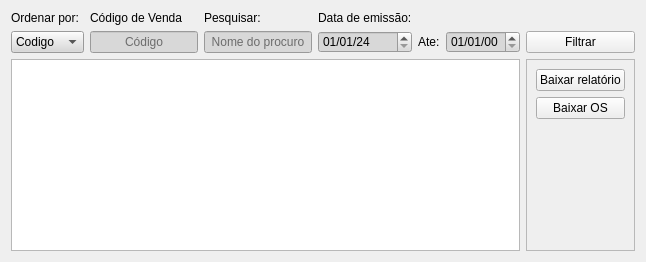
               <widget class="QWidget" name="tab_7">
                <attribute name="title">
                 <string>Relatório de Venda</string>
                </attribute>
                <layout class="QGridLayout" name="gridLayout_17">
                 <item row="0" column="3">
                  <widget class="QLabel" name="label_27">
                   <property name="text">
                    <string>Data de emissão:</string>
                   </property>
                  </widget>
                 </item>
                 <item row="2" column="3">
                  <widget class="QDateEdit" name="dateEdit_5">
                   <property name="styleSheet">
                    <string notr="true">background-color: rgb(216, 216, 216);</string>
                   </property>
                   <property name="dateTime">
                    <datetime>
                     <hour>0</hour>
                     <minute>0</minute>
                     <second>0</second>
                     <year>2024</year>
                     <month>1</month>
                     <day>1</day>
                    </datetime>
                   </property>
                   <property name="displayFormat">
                    <string>dd/MM/yy</string>
                   </property>
                  </widget>
                 </item>
                 <item row="0" column="2">
                  <widget class="QLabel" name="label_26">
                   <property name="text">
                    <string>Pesquisar:</string>
                   </property>
                  </widget>
                 </item>
                 <item row="2" column="4">
                  <widget class="QLabel" name="label_44">
                   <property name="text">
                    <string>Ate:</string>
                   </property>
                  </widget>
                 </item>
                 <item row="2" column="6">
                  <widget class="QPushButton" name="pushButton_16">
                   <property name="text">
                    <string>Filtrar</string>
                   </property>
                  </widget>
                 </item>
                 <item row="0" column="0">
                  <widget class="QLabel" name="label_22">
                   <property name="text">
                    <string>Ordenar por:</string>
                   </property>
                  </widget>
                 </item>
                 <item row="2" column="5">
                  <widget class="QDateEdit" name="dateEdit">
                   <property name="styleSheet">
                    <string notr="true">background-color: rgb(216, 216, 216);</string>
                   </property>
                   <property name="displayFormat">
                    <string>dd/MM/yy</string>
                   </property>
                  </widget>
                 </item>
                 <item row="3" column="0" colspan="6">
                  <widget class="QTableWidget" name="tableWidget_2">
                   <property name="styleSheet">
                    <string notr="true"/>
                   </property>
                   <property name="editTriggers">
                    <set>QAbstractItemView::NoEditTriggers</set>
                   </property>
                  </widget>
                 </item>
                 <item row="3" column="6">
                  <widget class="QFrame" name="frame_31">
                   <property name="frameShape">
                    <enum>QFrame::StyledPanel</enum>
                   </property>
                   <property name="frameShadow">
                    <enum>QFrame::Raised</enum>
                   </property>
                   <layout class="QGridLayout" name="gridLayout_13">
                    <item row="0" column="0">
                     <widget class="QPushButton" name="pushButton_12">
                      <property name="text">
                       <string>Baixar relatório</string>
                      </property>
                     </widget>
                    </item>
                    <item row="3" column="0">
                     <spacer name="verticalSpacer_11">
                      <property name="orientation">
                       <enum>Qt::Vertical</enum>
                      </property>
                      <property name="sizeHint" stdset="0">
                       <size>
                        <width>20</width>
                        <height>40</height>
                       </size>
                      </property>
                     </spacer>
                    </item>
                    <item row="1" column="0">
                     <widget class="QPushButton" name="pushButton_13">
                      <property name="text">
                       <string>Baixar OS</string>
                      </property>
                     </widget>
                    </item>
                   </layout>
                  </widget>
                 </item>
                 <item row="0" column="1">
                  <widget class="QLabel" name="label_55">
                   <property name="text">
                    <string>Código de Venda</string>
                   </property>
                  </widget>
                 </item>
                 <item row="2" column="1">
                  <widget class="QLineEdit" name="lineEdit_16">
                   <property name="sizePolicy">
                    <sizepolicy hsizetype="Minimum" vsizetype="Fixed">
                     <horstretch>0</horstretch>
                     <verstretch>0</verstretch>
                    </sizepolicy>
                   </property>
                   <property name="styleSheet">
                    <string notr="true">background-color: rgb(216, 216, 216);</string>
                   </property>
                   <property name="inputMask">
                    <string/>
                   </property>
                   <property name="text">
                    <string/>
                   </property>
                   <property name="alignment">
                    <set>Qt::AlignCenter</set>
                   </property>
                   <property name="placeholderText">
                    <string>Código</string>
                   </property>
                  </widget>
                 </item>
                 <item row="2" column="0">
                  <widget class="QComboBox" name="comboBox_4">
                   <property name="styleSheet">
                    <string notr="true">background-color: rgb(216, 216, 216);</string>
                   </property>
                   <item>
                    <property name="text">
                     <string>Codigo</string>
                    </property>
                   </item>
                   <item>
                    <property name="text">
                     <string>Produto</string>
                    </property>
                   </item>
                   <item>
                    <property name="text">
                     <string>Cliente</string>
                    </property>
                   </item>
                  </widget>
                 </item>
                 <item row="2" column="2">
                  <widget class="QLineEdit" name="lineEdit_13">
                   <property name="styleSheet">
                    <string notr="true">background-color: rgb(216, 216, 216);</string>
                   </property>
                   <property name="inputMask">
                    <string/>
                   </property>
                   <property name="text">
                    <string/>
                   </property>
                   <property name="alignment">
                    <set>Qt::AlignCenter</set>
                   </property>
                   <property name="placeholderText">
                    <string>Nome do procuro</string>
                   </property>
                  </widget>
                 </item>
                </layout>
               </widget>
